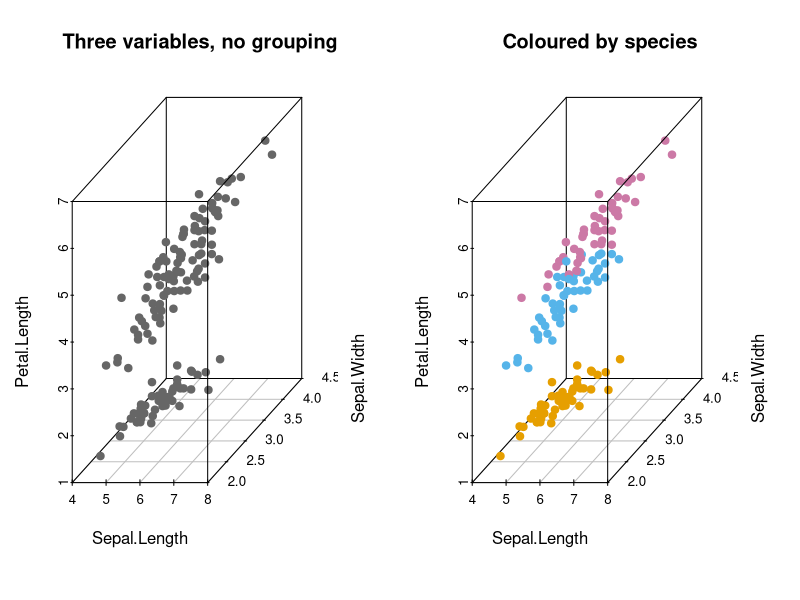
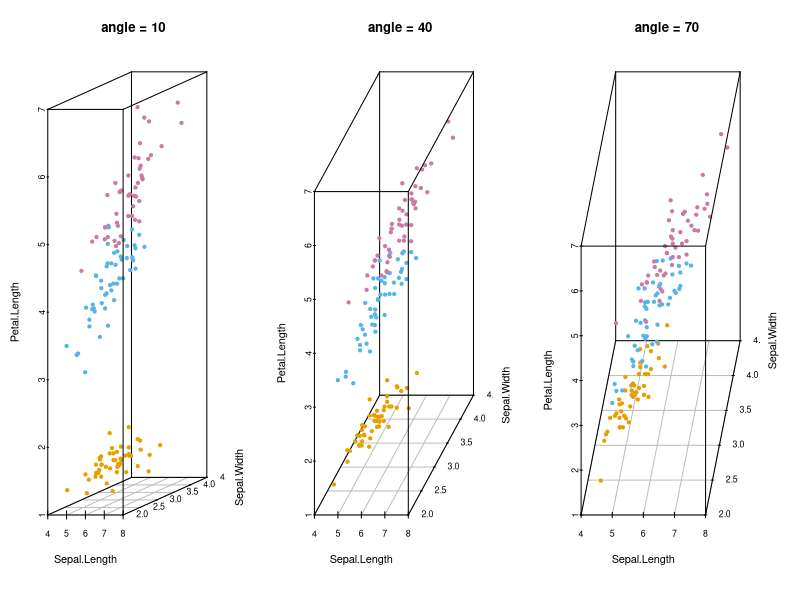
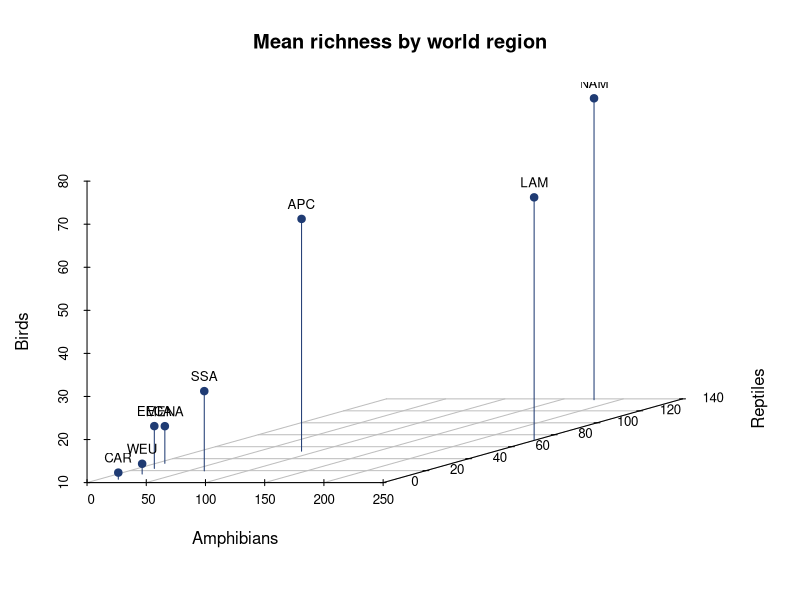
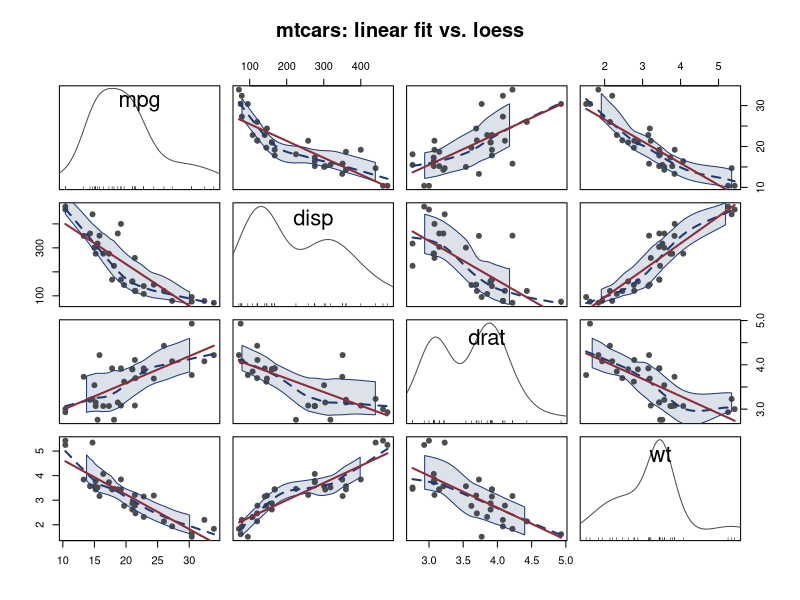
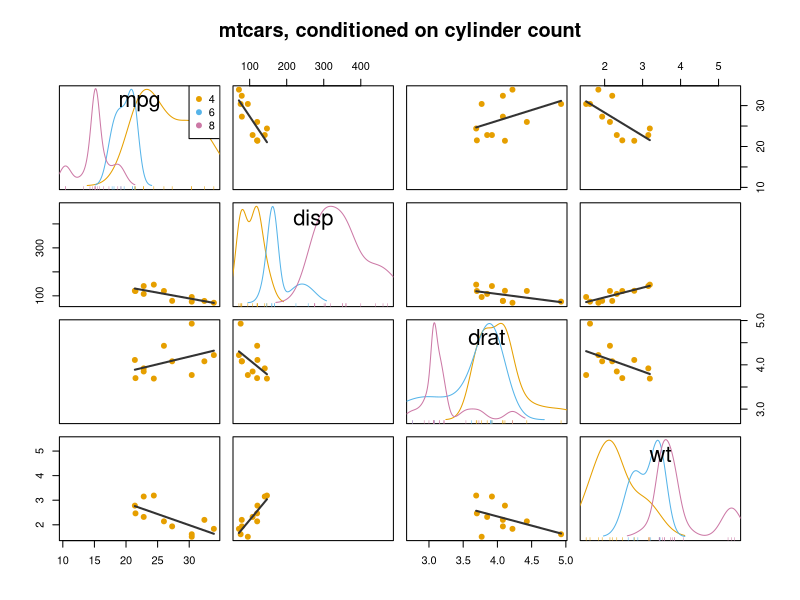
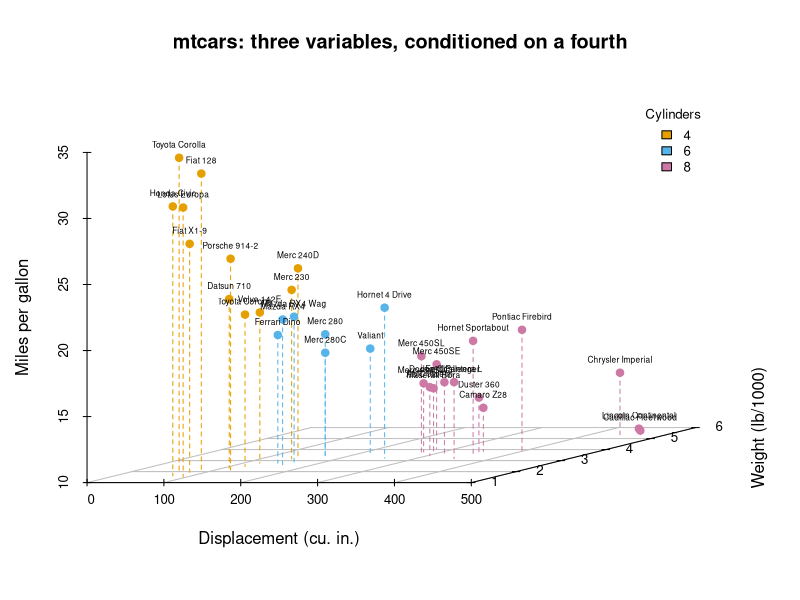
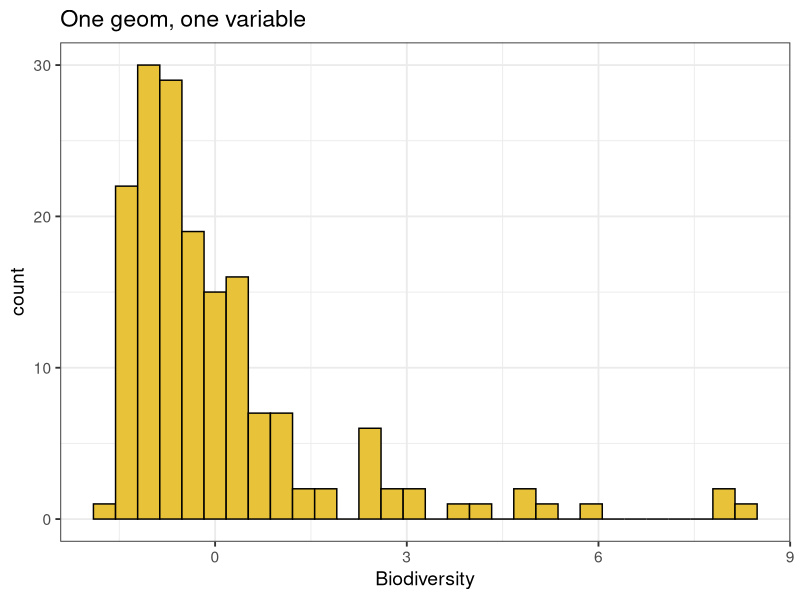
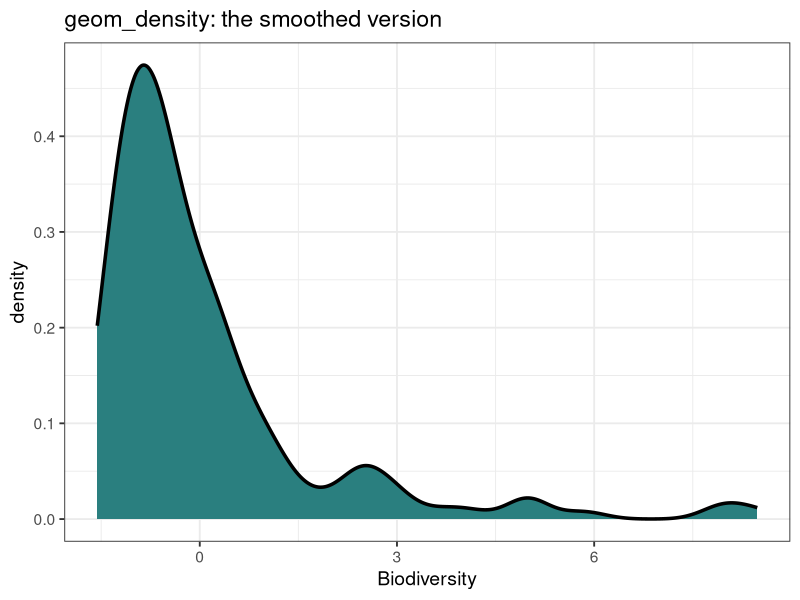

Recreate these plots in R, in order.
## ============================================================================
##  MS_LJMR :: 03_VisualizationII.R — Data Visualization II
##
##  Original authors: BIOL 943 course team
##                    (Jorge Soberón, Laura Jiménez & Marlon E. Cobos,
##                     University of Kansas)
##  Revised for the MS_LJMR edition by: Luis J. Madrigal-Roca
##
##  Revised from 03_VisualizationII.R ("Session 5: Visualization, Part 2").
##  The original set a working directory, read BiodivCountries.csv by hard-coded
##  COLUMN NUMBERS (3, 28:31, 34:36) and called x11(). Here the biodiversity
##  columns are selected by NAME — the same names 04_Clustering.R uses, which
##  the seeded fallback in 00_utils.R also emits — so the script survives any
##  reordering of the real file.
##
##  Where this sits in the course
##  -----------------------------
##  Session I showed the R view one pair at a time. Two variables fit on paper
##  and three fit in a projection; beyond that, plotting stops being an option
##  and ordination takes over. This session pushes direct display to its limit
##  so that the need for Chapters 2-3 is felt rather than asserted.
## ============================================================================

##  PLAIN CLASSROOM EDITION
##  Generated from R/03_VisualizationII.R by scripts/make_class_src.py --
##  edit R/03_VisualizationII.R and regenerate; changes made here will be overwritten.
## ============================================================================

# R packages required
#install.packages("scatterplot3d")
#install.packages("car")
library(scatterplot3d)
library(car)

# Working directory
#   Point this at the folder that holds this session's data. Every file
#   name below is resolved relative to it, so the script and its data have
#   to travel together -- or at least stay in step.
#
#   This session reads: BiodivCountries.csv, BiodiversityCountriesPCValues.csv
setwd("YOUR/DIRECTORY")

# Built-in data sets used below
data(iris)
data(mtcars)

has3d <- requireNamespace("scatterplot3d", quietly = TRUE)
hascar <- requireNamespace("car", quietly = TRUE)

## ---- 1. Three dimensions, drawn honestly -----------------------------------

pal  <- c("#E69F00", "#56B4E9", "#CC79A6")

if (has3d) {
  # Wide figure: widen the Plot pane, or open a sized device first --
  #   dev.new(width = 11, height = 5.5)
  op <- par(mfrow = c(1, 2), mar = c(3, 3, 3, 1))
  scatterplot3d::scatterplot3d(iris[, 1:3], pch = 19, color = "grey40",
                               main = "Three variables, no grouping")
  scatterplot3d::scatterplot3d(iris[, 1:3], pch = 19, color = pal[iris$Species],
                               main = "Coloured by species")
  par(op)
} else {
  message("scatterplot3d not installed - skipping the 3-D iris panel.")
}

## A 3-D scatter is still a 2-D picture: the third axis is a projection chosen
## by `angle`, and the apparent structure changes with it. Rotating through a
## few angles is the cheapest demonstration that "seeing" >2 dimensions always
## means choosing a projection — which is exactly what PCA automates, except it
## chooses the projection by maximizing variance instead of by eye.
if (has3d) {
  # Wide figure: widen the Plot pane, or open a sized device first --
  #   dev.new(width = 13, height = 4.5)
  op <- par(mfrow = c(1, 3), mar = c(3, 3, 3, 1))
  for (a in c(10, 40, 70))
    scatterplot3d::scatterplot3d(iris[, 1:3], pch = 19, color = pal[iris$Species],
                                 angle = a, main = paste("angle =", a))
  par(op)
}

## ---- 2. Aggregating a real table before plotting it ------------------------
## 186 countries is too many points to label. Aggregating to world regions
## turns an unreadable cloud into eight labelled points — the same move
## 04_Clustering.R makes before hierarchical clustering, and the same columns.
biodiv <- read.csv("data/BiodivCountries.csv", stringsAsFactors = TRUE)
rich   <- c("AmphRich", "Rept_rich", "BirdRich", "MamsRich")
dens   <- c("DensAmphRich", "DensRept_rich", "DensBirdRich", "DensMamsRich")

## The real BiodivCountries.csv is incomplete, so aggregate with na.rm = TRUE
## rather than dropping whole countries for one missing value.
agg <- aggregate(biodiv[, c(rich, dens)],
                 by = list(Region = biodiv$RegionCode),
                 FUN = function(x) mean(x, na.rm = TRUE))
M   <- as.matrix(agg[, -1]); rownames(M) <- agg$Region
cat("Regional means:\n"); print(round(M[, rich], 1))

if (has3d) {
  par(mfrow = c(1, 1))
  s3d <- scatterplot3d::scatterplot3d(
    M[, c("AmphRich", "Rept_rich", "BirdRich")],
    pch = 19, color = "#1f3b73",
    type = "h",              # drop lines to the floor: restores depth cues
    xlab = "Amphibians", ylab = "Reptiles", zlab = "Birds",
    main = "Mean richness by world region", box = FALSE, angle = 25)
  ## xyz.convert() maps the 3-D coordinates onto the 2-D page, which is what
  ## makes it possible to add ordinary text() labels to a 3-D plot.
  co <- s3d$xyz.convert(M[, c("AmphRich", "Rept_rich", "BirdRich")])
  text(co$x, co$y, labels = rownames(M), cex = .8, pos = 3)

}

## ---- 3. Scatterplot matrices with structure added --------------------------
## car::scatterplotMatrix() is pairs() plus a linear fit, a loess curve and a
## marginal density per panel. The loess is the useful part: it shows whether
## the linear summary that PCA and regression both assume is defensible.
cars <- mtcars
if (hascar) {
  par(mfrow = c(1, 1))
  car::scatterplotMatrix(~ mpg + disp + drat + wt, data = cars,
                         regLine = list(col = "#8c2d3a"),
                         smooth  = list(col.smooth = "#1f3b73",
                                        col.spread = "#1f3b73"),
                         col = "grey30", pch = 19,
                         main = "mtcars: linear fit vs. loess")


  ## Conditioning on a factor splits every panel by group. When groups have
  ## different slopes, a single global ordination will average them away.
  par(mfrow = c(1, 1))
  car::scatterplotMatrix(~ mpg + disp + drat + wt | factor(cyl), data = cars,
                         regLine = list(col = "grey20"), smooth = FALSE,
                         col = pal, pch = 19,
                         main = "mtcars, conditioned on cylinder count")

} else {
  message("car not installed - skipping the scatterplot-matrix panels.")
}

## ---- 4. Putting it together: labelled, coloured, conditioned 3-D -----------
if (has3d) {
  cyl_col <- pal[factor(cars$cyl)]
  par(mfrow = c(1, 1))
  s3d <- scatterplot3d::scatterplot3d(
    cars$disp, cars$wt, cars$mpg,
    color = cyl_col, pch = 19, type = "h", lty.hplot = 2, scale.y = .75,
    xlab = "Displacement (cu. in.)", ylab = "Weight (lb/1000)",
    zlab = "Miles per gallon", box = FALSE, angle = 20,
    main = "mtcars: three variables, conditioned on a fourth")
  co <- s3d$xyz.convert(cars$disp, cars$wt, cars$mpg)
  text(co$x, co$y, labels = rownames(cars), pos = 3, cex = .5)
  legend("topright", inset = .05, bty = "n", cex = .8,
         title = "Cylinders", legend = levels(factor(cars$cyl)), fill = pal)

}

## ============================================================================
##  5. THE GRAMMAR OF GRAPHICS
## ============================================================================
##  Everything above is base graphics: you issue drawing commands in order.
##  ggplot2 works differently -- you declare a MAPPING from variables to visual
##  channels (aes) and then add layers (geoms) that render it. The payoff is
##  that conditioning on a factor stops being a loop and becomes one more term.
##
##  Data: the biodiversity table reduced to its principal components, which is
##  also a preview of Chapter 4 -- Biodiversity is PC1 of the area-corrected
##  richness variables (75.9% of their variance), Governance summarises 14
##  variables (86.7%), Wealth 3 (55.7%) and Capacity_no_GEF 19 (55.3%).
if (requireNamespace("ggplot2", quietly = TRUE)) {
  library(ggplot2)
  m3 <- read.csv("data/BiodiversityCountriesPCValues.csv", stringsAsFactors = TRUE)
  cat("\nBiodiversity PC table:", nrow(m3), "countries x", ncol(m3), "columns\n")
  cat("  ", paste(names(m3), collapse = ", "), "\n")

  ## ggplot() returns an OBJECT. At the console it prints itself and you see the
  ## plot; inside a function or a loop you must print() it explicitly, or
  ## nothing is drawn. This catches everyone once.
  p1 <- ggplot(m3, aes(x = Biodiversity))

  par(mfrow = c(1, 1))
  print(p1 + geom_histogram(colour = "black", fill = "#e8c33a", bins = 30) +
          theme_bw(base_size = 14) +
          labs(title = "One geom, one variable")) #+
          #theme(panel.grid = element_blank())


  ## the same mapping, a different geom: density instead of counts
  par(mfrow = c(1, 1))
  print(p1 + geom_density(colour = "black", linewidth = 1.2, fill = "#2a7f7f") +
          theme_bw(base_size = 14) +
          labs(title = "geom_density: the smoothed version")) #+
    #my_theme
  
  #my_theme <- theme_bw() + theme(panel.grid = element_blank())

  ## ---- boxplots against a categorical variable -----------------------------
  ##  Hinges are the 1st and 3rd quartiles; whiskers reach the furthest point
  ##  within 1.5 x IQR of the hinge; anything past them is drawn as a point
  ##  (Tukey). The notch spans 1.58 x IQR/sqrt(n) and gives a rough 95% interval
  ##  for the median, so non-overlapping notches suggest different medians
  ##  (McGill et al. 1978).
  par(mfrow = c(1, 1))
  print(ggplot(data = m3, mapping = aes(x = RegionCode, y = Biodiversity)) +
          geom_boxplot(outlier.shape = 3, notch = FALSE) +
          theme_bw(base_size = 13) +
          labs(title = "Biodiversity by world region"))


  ## the same plot with the raw points jittered on top, coloured by region:
  ## a boxplot hides n, and n is often the whole story
  par(mfrow = c(1, 1))
  print(ggplot(m3, aes(x = GDPgroup, y = Biodiversity)) +
          geom_boxplot(outlier.shape = 3, notch = TRUE) +
          geom_jitter(aes(colour = RegionCode),
                      position = position_jitter(width = .2), size = 2) +
          theme_bw(base_size = 13) +
          labs(title = "Boxplot + the points it summarises"))


  ## ---- facets: the same plot, once per group -------------------------------
  ##  facet_wrap() is the grammar's answer to "does this relationship hold in
  ##  every region?" -- the question a single pooled regression cannot answer.
  par(mfrow = c(1, 1))
  print(ggplot(m3, aes(x = Wealth, y = Biodiversity)) +
          geom_point(aes(colour = GDPgroup)) +
          stat_smooth(method = lm, formula = y ~ x,
                      colour = "#8c2d3a", fill = "#e8c33a") +
          facet_wrap(~ RegionCode, scales = 'free') + theme_bw(base_size = 11) +
          labs(title = "Wealth vs biodiversity, one panel per region"))


  ## facet_grid() crosses two factors instead of wrapping one
  par(mfrow = c(1, 1))
  print(ggplot(m3, aes(x = Governance, y = Biodiversity)) +
          geom_point(aes(colour = RegionCode)) +
          stat_smooth(method = lm, formula = y ~ x, colour = "#8c2d3a") +
          facet_grid(Landlock ~ GDPgroup) + theme_bw(base_size = 11) +
          labs(title = "Landlocked (rows) x GDP group (columns)"))


  ## ---- a continuous variable mapped to colour ------------------------------
  par(mfrow = c(1, 1))
  print(ggplot(m3, aes(x = Governance, y = Capacity_no_GEF)) +
          geom_point(aes(colour = Biodiversity), size = 3) +
          geom_point(shape = 1, size = 3, colour = "grey30") +
          scale_colour_gradientn(colours = hcl.colors(5, "Viridis")) +
          theme_bw(base_size = 13) +
          labs(title = "Three variables, no third axis"))

} else {
  message("Skipped: the ggplot2 section.  Install with: install.packages(c(\"ggplot2\"))")
}

## Four variables took every device available — colour, height, position and
## text. A fifth would not fit. That ceiling is the argument for ordination.
cat("\n[03_VisualizationII] done.\n")
